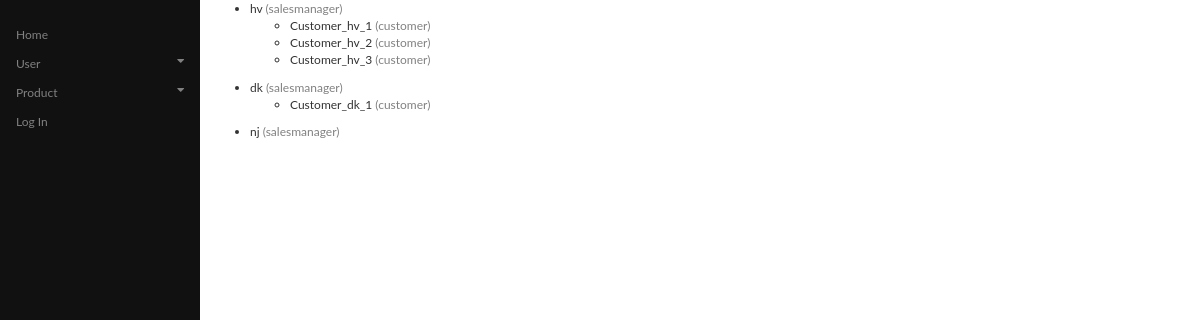
The app's page /customer_list/ with its own data.
### main/models.py (models this page shows)
class Profile(models.Model):
    user = models.OneToOneField(User, on_delete=models.CASCADE)
    user_type = models.CharField(max_length=20, choices=USER_TYPE)
    sale_admin = models.CharField(max_length=20, null=True, blank=True)
    sale_manager = models.CharField(max_length=20, null=True, blank=True)
    def __str__(self):
        return str(self.user)

class Customer(models.Model):
    name = models.CharField(max_length=100)
    sale_manager = models.CharField(max_length=20)
    address = models.TextField(max_length=500)
    mobile = models.PositiveIntegerField()
    def __str__(self):
        return self.name

### main/views.py (the view)
# urls.py: url(r'^customer_list/', customer_list, name='customer_list'),
def customer_list(request):
    sale_manager = Profile.objects.filter(user_type='salesmanager')
    customer = Customer.objects.all()
    context = {
        'sale_manager': sale_manager,
        'customer': customer,
    }
    return render(request, 'main/customer_list.html', context)

### templates/main/customer_list.html
{% extends 'base.html' %}
{% block content %}
    {% for sm in sale_manager %}
        <ul>
            <li>
            {{sm}} <span style="color:grey">(salesmanager)</span>
            {% for cust in customer %}
                <ul>
                    {% if cust.sale_manager == sm.user.username %}
                        <li>
                            {{cust}} <span style="color:grey">(customer)</span>
                        </li>
                    {% endif %}
                </ul>
            {% endfor %}
            </li>
        </ul>
    {% endfor %}
{% endblock %}

### templates/base.html (style rules this page uses)
body { font-family: "Lato", sans-serif; }

### records on screen
Profile: user.username "hv"
Customer: name "Customer_hv_1"
Customer: name "Customer_hv_2"
Customer: name "Customer_hv_3"
Profile: user.username "dk"
Customer: name "Customer_dk_1"
Profile: user.username "nj"
